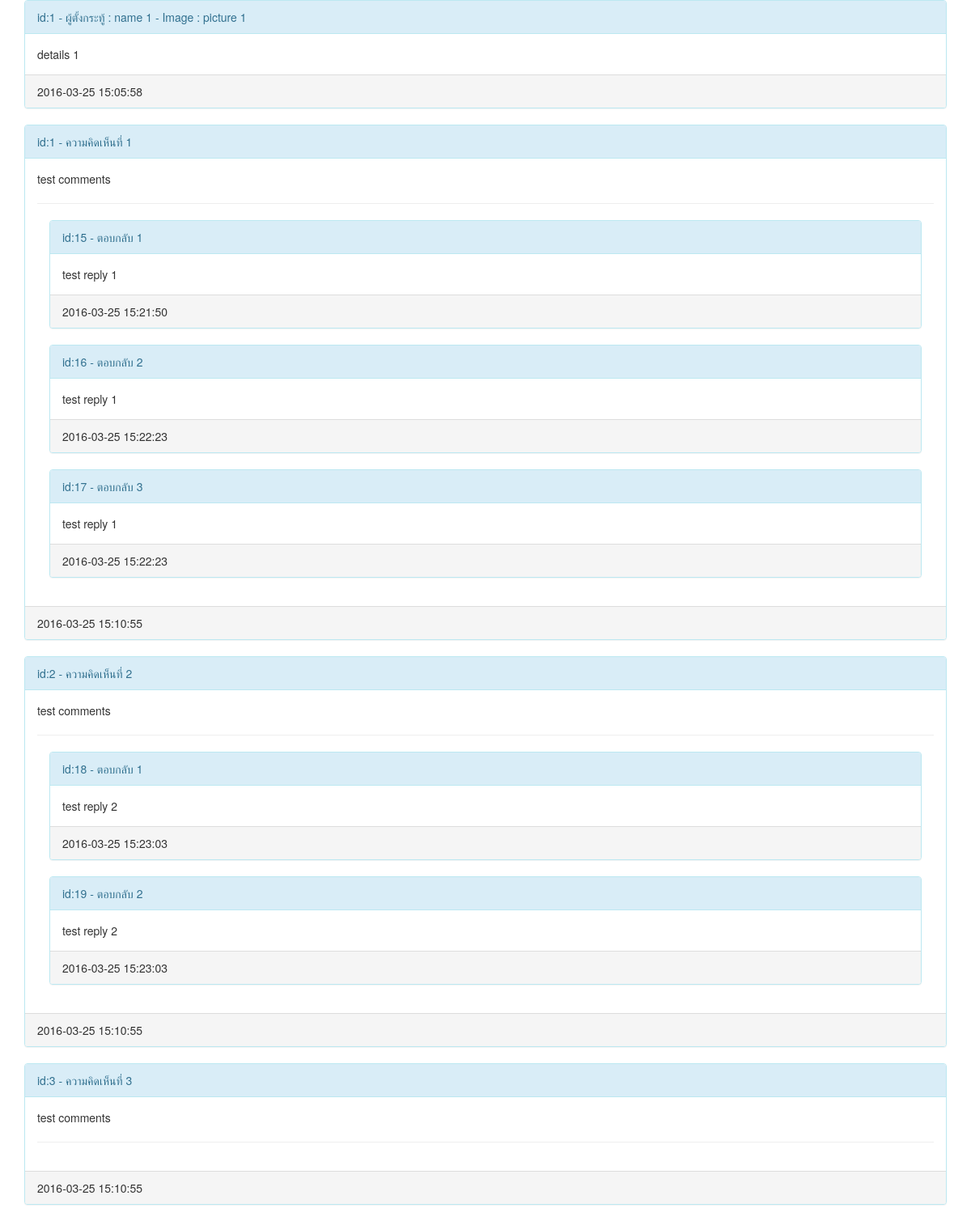
The page /post.php?id=1 on the database its author committed.
### tables this page shows
CREATE TABLE `posts` (
  `id` int(5) UNSIGNED NOT NULL,
  `name` varchar(100) NOT NULL,
  `title` varchar(255) NOT NULL,
  `details` text NOT NULL,
  `picture` varchar(255) NOT NULL,
  `time` datetime NOT NULL,
  `comment` int(3) NOT NULL DEFAULT '0'
);

CREATE TABLE `comments` (
  `id` int(5) UNSIGNED NOT NULL,
  `post_id` int(5) NOT NULL DEFAULT '0',
  `comment_id` int(5) NOT NULL DEFAULT '0',
  `details` text NOT NULL,
  `comply` varchar(255) NOT NULL,
  `time` datetime NOT NULL
);

### post.php (the view, shortened to what this page needs)
<?php
require_once(__DIR__. '/config/connect.php');
?>
<!doctype html>
<html lang="en">
<head>
    <link href="asset/css/bootstrap.min.css" rel="stylesheet">
</head>
<body>
<div class="container">
    <div class="row">
    <?php
        if(isset($_GET['id']) || $_GET != ''){
            $id = $_GET['id'];
            $sql = 'SELECT * FROM posts WHERE id=:id';
            $stmtPosts = $handle->prepare($sql);
            $stmtPosts->bindValue(':id', $id, PDO::PARAM_INT);
            $stmtPosts->execute();
            if($stmtPosts->rowCount()){
                $post = $stmtPosts->fetch(PDO::FETCH_ASSOC);
    ?>
                <div class="col-md-12">
                    <div class="panel panel-info">
                        <div class="panel-heading">
                            <?php echo 'id:'.$post['id'] . ' - ผู้ตั้งกระทู้ : ' . $post['name'] . ' - Image : '. $post['picture'] ?>
                        </div>
                        <div class="panel-body"><?php echo $post['details'] ?></div>
                        <div class="panel-footer"><?php echo $post['time'] ?></div>
                    </div>
                </div>
    <?php
                $sql = 'SELECT * FROM comments WHERE post_id=:post_id AND comment_id=0';
                $stmtComments = $handle->prepare($sql);
                $stmtComments->bindValue(':post_id', $post['id'], PDO::PARAM_INT);
                $stmtComments->execute();
                if($stmtComments->rowCount()){
                    $comments = $stmtComments->fetchAll(PDO::FETCH_ASSOC);
                    foreach ($comments as $comment) {
    ?>
                        <div class="col-md-12">
                            <div class="panel panel-info">
                                <div class="panel-heading">
                                    <?php echo 'id:'.$comment['id'] . ' - ' . $comment['comply'] ?>
                                </div>
                                <div class="panel-body">
                                    <?php echo $comment['details'] ?> <br>
                                    <hr>
    <?php
                        $sql = 'SELECT * FROM comments WHERE post_id=:post_id AND comment_id=:comment_id';
                        $stmtReply = $handle->prepare($sql);
                        $stmtReply->bindValue(':post_id', $post['id'], PDO::PARAM_INT);
                        $stmtReply->bindValue(':comment_id', $comment['id'], PDO::PARAM_INT);
                        $stmtReply->execute();
                        if($stmtReply->rowCount()){
                            $reply = $stmtReply->fetchAll(PDO::FETCH_ASSOC);
                            $comment['reply'] = $reply;
                            foreach ($reply as $value){
    ?>
                                <div class="col-md-12">
                                    <div class="panel panel-info">
                                        <div class="panel-heading">
                                            <?php echo 'id:'.$value['id'] . ' - ' . $value['comply'] ?>
                                        </div>
                                        <div class="panel-body"><?php echo $value['details'] ?>
                                        </div>
                                        <div class="panel-footer"><?php echo $value['time'] ?></div>
                                    </div>
                                </div>
    <?php
                            }
                        }
    ?>
                                </div>
                                <div class="panel-footer"><?php echo $comment['time'] ?></div>
                            </div>
                        </div>
    <?php
                    }
                }
            }
        }
    ?>
    </div>
</div>
</body>
</html>

### rows shown on the page
posts: id "1", name "name 1", picture "picture 1", details "details 1", time "2016-03-25 15:05:58"
comments: id "1", comply "ความคิดเห็นที่ 1", details "test comments", time "2016-03-25 15:10:55"
comments: id "15", comply "ตอบกลับ 1", details "test reply 1", time "2016-03-25 15:21:50"
comments: id "16", comply "ตอบกลับ 2", details "test reply 1", time "2016-03-25 15:22:23"
comments: id "17", comply "ตอบกลับ 3", details "test reply 1", time "2016-03-25 15:22:23"
comments: id "2", comply "ความคิดเห็นที่ 2", details "test comments", time "2016-03-25 15:10:55"
comments: id "18", comply "ตอบกลับ 1", details "test reply 2", time "2016-03-25 15:23:03"
comments: id "19", comply "ตอบกลับ 2", details "test reply 2", time "2016-03-25 15:23:03"
comments: id "3", comply "ความคิดเห็นที่ 3", details "test comments", time "2016-03-25 15:10:55"
